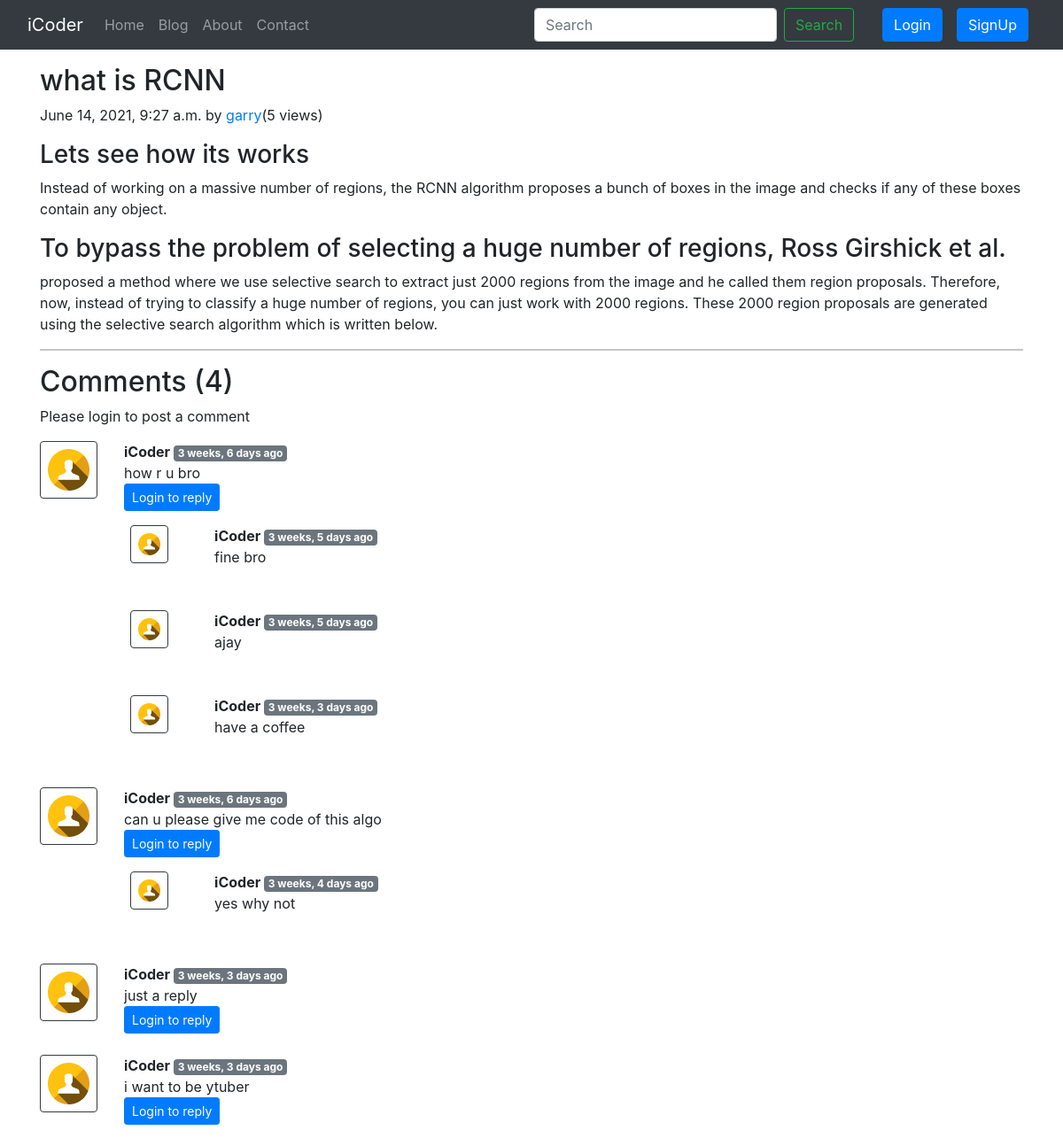
Screenshot of /blog/rcnn-machinelearning with the database file from the repository.
### blog/models.py (models this page shows, shortened)
class Post(models.Model):
    sno = models.AutoField(primary_key=True)
    title = models.CharField(max_length=255)
    content = models.TextField()
    author = models.CharField(max_length=50)
    slug = models.CharField(max_length=150)
    views = models.IntegerField(default= 0)
    timestamp = models.DateTimeField(blank=True ,default=timezone.now)
    class Meta:
        ordering= ('-timestamp',)

class BlogComment(models.Model):
     sno = models.AutoField(primary_key=True)
     comment = models.TextField()
     user = models.ForeignKey(User, on_delete=models.CASCADE)
     post = models.ForeignKey(Post, on_delete=models.CASCADE)
     parent = models.ForeignKey('self', on_delete=models.CASCADE, null=True)
     timezone = models.DateTimeField(default = now)

### blog/views.py (the view)
# urls.py: path('<str:slug>', views.blogPost, name='blogPost'),
def blogPost(request, slug):
    post = Post.objects.filter(slug=slug).first()
    post.views = post.views + 1
    post.save()
    comments = BlogComment.objects.filter(post=post,parent=None)
    replies = BlogComment.objects.filter(post=post).exclude(parent=None)
    replyDict={ }
    for reply in replies:
        if reply.parent.sno not in replyDict.keys():
            replyDict[reply.parent.sno] = [reply]
        else:
            replyDict[reply.parent.sno].append(reply)
    context = {'post':post,'comments': comments, 'user': request.user, 'replyDict':replyDict}
    return render(request,'blog/blogpost.html',context)

### blog/templatetags/extras.py (called while the page is built)
@register.filter(name='get_val')
def get_val(dict, key):
    return dict.get(key)

### templates/blog/blogPost.html (shortened to what this page needs)
{% extends 'base.html' %}
{% block body %}
{% load humanize %}
{% load extras %}
<div class="container my-3">
    <h2 class="blog-post-title">{{post.title}}</h2>
    <p class="blog-post-meta">{{post.timestamp}} by <a href="/about">{{post.author}}</a>(<span>{{post.views}} views</span>)</p>
    <p>{{post.content|safe}}</p>
    <hr>
</div>
<div class="container">
    <h2> Comments ({{comments.count}}) </h2>
    <div class="my-2">
        {% if user.is_authenticated %}
        <form action="/blog/postComment" method="post">
            {% csrf_token %}
            <div class="form-group">
                <label for="exampleInputEmail1">Post Comment </label>
                <input type="text" class="form-control" name="comment" placeholder="Enter comment here">
            </div>
            <input type="hidden" name="postSno" value="{{post.sno}}">
            <input type="hidden" name="parentSno" value="">
            <button type="submit" class="btn btn-primary">Submit</button>
        </form>
        {% else %}
        Please login to post a comment
        {% endif %}
    </div>
    {% for comment in comments %}
    <div class="row my-3">
        <div class="col-md-1  ">
            <img class="rounded mx-auto d-block w-100 border border-dark p-2" src="/static/images/user.png" alt="user">
        </div>
        <div class="col-md-11 ">
            <b> {{comment.user.username}} </b> <span class="badge badge-secondary ">{{comment.timezone | naturaltime}}</span>
            <div>{{comment.comment}}</div>
            <div class="reply mx-0">
                {% if user.is_authenticated %}
                <button class="btn btn-sm btn-primary" type="button" data-toggle="collapse" data-target="#replyBox{{comment.sno}}" aria-expanded="false" aria-controls="replyBox{{comment.sno}}">
                    Reply
                </button>
                <div class="collapse" id="replyBox{{comment.sno}}">
                    <div class="card card-body my-2">
                        <form action="/blog/postComment" method="post">
                            {% csrf_token %}
                            <div class="form-group">
                                <label for="comment">Post a reply </label>
                                <input type="text" class="form-control" name="comment" placeholder="Enter comment here">
                                <input type="hidden" name="parentSno" value="{{comment.sno}}">
                            </div>
                            <input type="hidden" name="postSno" value="{{post.sno}}">
                            <button type="submit" class="btn btn-primary">Submit</button>
                        </form>
                    </div>
                </div>
                {% else %}
                <button class="btn btn-sm btn-primary" type="button" data-toggle="collapse" data-target="#replyBox{{comment.sno}}" aria-expanded="false" aria-controls="replyBox{{comment.sno}}">
                    Login to reply
                </button>
                {% endif %}
                <div class="replies my-2 ">
                    {% for reply in replyDict|get_val:comment.sno %}
                    <div class="row my-2">
                        <div class="col-md-1 ">
                            <img class="rounded mx-auto d-block w-75 my-2 border border-dark p-2" src="/static/images/user.png" alt="user">
                        </div>
                        <div class="col-md-11">
                            <div class="col-md-11 my-2">
                                <b> {{reply.user.username}} </b> <span class="badge badge-secondary ">{{reply.timezone| naturaltime}}</span>
                                <div>{{reply.comment}}</div>
                            </div>
                            <br>
                        </div>
                    </div>
                    {% endfor %}
                </div>
            </div>
        </div>
    </div>
    {% endfor %}
</div>
{% endblock %}

### rows the page displays
Post: title "what is RCNN", timestamp "June 14, 2021, 9:27 a.m.", author "garry", views "5", content "Lets see how its works Instead of working on a massive number of regions, the RCNN algorithm proposes a bunch of boxes in the image and checks if any of these boxes contain any object. To bypass the problem of selecting a huge number of regions, Ross Girshick et al. proposed a method where we use selective search to extract just 2000 regions from the image and he called them region proposals. Therefore, now, instead of trying to classify a huge number of regions, you can just work with 2000 regions. These 2000 region proposals are generated using the selective search algorithm which is written below."
BlogComment: user.username "iCoder", timezone "3 weeks, 6 days ago", comment "how r u bro"
BlogComment: user.username "iCoder", timezone "3 weeks, 5 days ago", comment "fine bro"
BlogComment: user.username "iCoder", timezone "3 weeks, 5 days ago", comment "ajay"
BlogComment: user.username "iCoder", timezone "3 weeks, 3 days ago", comment "have a coffee"
BlogComment: user.username "iCoder", timezone "3 weeks, 6 days ago", comment "can u please give me code of this algo"
BlogComment: user.username "iCoder", timezone "3 weeks, 4 days ago", comment "yes why not"
BlogComment: user.username "iCoder", timezone "3 weeks, 3 days ago", comment "just a reply"
BlogComment: user.username "iCoder", timezone "3 weeks, 3 days ago", comment "i want to be ytuber"

### other values shown
{{ comments.count }} "4"
